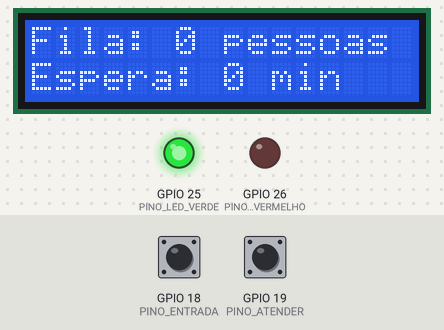
Simulated run of this sketch. Board: ESP32. Shown: 16×2 character LCD, output pins drawn as LEDs (lit = HIGH). The inputs (shaded band) are chosen by the test bench; at power-on: GPIO 18 (PINO_ENTRADA) HIGH, GPIO 19 (PINO_ATENDER) HIGH. WiFi joins after 1.5 s; servers stay silent unless stated; no MQTT or app messages arrive unless stated; what the sketch prints to the serial monitor is not drawn.

Above: at 1.5 s.
1.6 s: GPIO 18 (PINO_ENTRADA) pulled LOW for 0.15 s
At 2.5 s:
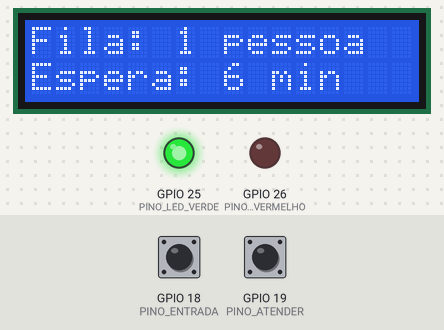
3.2 s: GPIO 18 (PINO_ENTRADA) pulled LOW for 1 s
At 4.7 s:
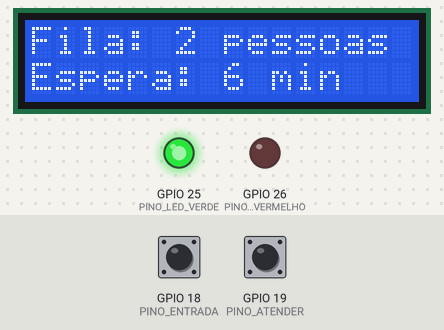
5.7 s: GPIO 19 (PINO_ATENDER) pulled LOW for 0.15 s
At 7.0 s:
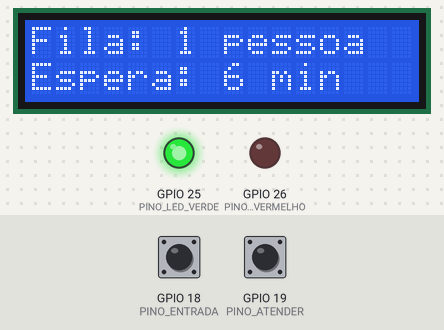
7.3 s: GPIO 19 (PINO_ATENDER) pulled LOW for 1 s
At 8.1 s:
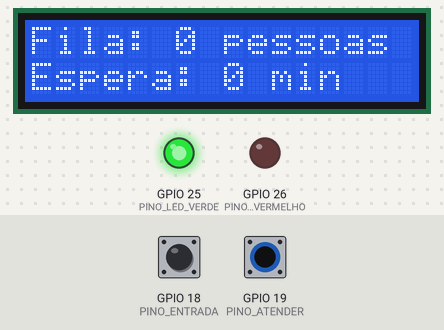
9.8 s: GPIO 18 (PINO_ENTRADA) pulled LOW for 3.2 s
At 10.2 s:
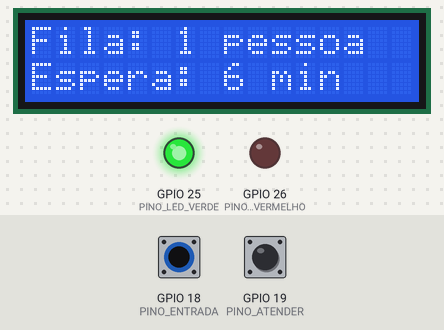
14.5 s: GPIO 19 (PINO_ATENDER) pulsed LOW 2 times (0.12 s each, 0.3 s apart)
At 15.9 s:
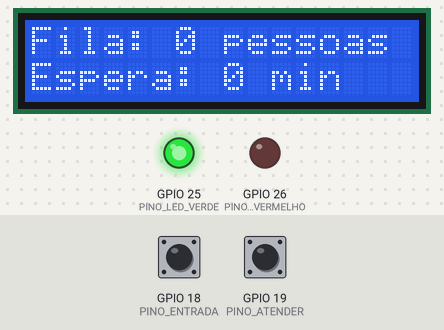
Timing chart, 0 to 17.5 s (numbered marks = the images above; inputs shaded):
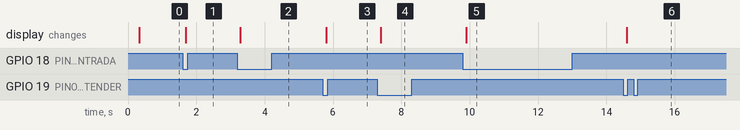

The sketch:

sketch.ino
```cpp
/*
  Ponto Vivo - Assistente Inteligente de Filas de Atendimento
  Arquitetura e Organizacao de Computadores - FIAP Global Solution 2026.2
  Lucas Barreto Santana - RM 573149 - 1CCPG

  O que o programa faz:
    - Botao ENTRADA soma uma pessoa a fila; botao ATENDER tira uma (nunca fica negativa).
    - Estima a espera com 1-NN (vizinho mais proximo) numa tabela de exemplos.
    - Mostra fila e espera no LCD 16x2 (I2C) e acende LED verde (fila curta)
      ou vermelho (fila longa).
    - A cada mudanca da fila, publica um JSON via MQTT pelo Wi-Fi.
    - Registra eventos, previsoes e estado da conexao no monitor serial.

  Os tempos da tabela sao ficticios (do enunciado) e nao representam
  servicos publicos reais.
*/

#include <WiFi.h>
#include <PubSubClient.h>
#include <Wire.h>
#include <LiquidCrystal_I2C.h>

// ============================================================
// 1. Configuracao (constantes: o compilador grava na Flash)
// ============================================================

// GPIO usados
const uint8_t PINO_ENTRADA  = 18;  // botao ENTRADA (liga no GND, usa pull-up interno)
const uint8_t PINO_ATENDER  = 19;  // botao ATENDER
const uint8_t PINO_LED_VERDE    = 25;
const uint8_t PINO_LED_VERMELHO = 26;
// I2C do LCD: SDA = GPIO 21, SCL = GPIO 22 (padrao do ESP32)

// Regras da fila
const uint8_t LIMIAR_FILA_LONGA = 7;    // 7 ou mais = fila longa (LED vermelho): espera estimada acima de 20 min
const uint8_t FILA_MAXIMA       = 99;   // limite para caber no display
const unsigned long DEBOUNCE_MS = 50;   // tempo para o sinal do botao estabilizar

// Rede (o Wokwi oferece a rede aberta "Wokwi-GUEST")
const char* WIFI_REDE   = "Wokwi-GUEST";
const char* WIFI_SENHA  = "";
const char* MQTT_BROKER = "broker.hivemq.com";
const uint16_t MQTT_PORTA = 1883;
const char* DISPOSITIVO = "fila01";
const char* TOPICO      = "fiap/gs2026/pontovivo/fila01";
const unsigned long INTERVALO_RECONEXAO_MS = 5000;

// Tabela de exemplos do 1-NN: pessoas na fila -> tempo observado (min).
// E const, entao fica na Flash junto com o codigo (somente leitura).
struct Exemplo {
  uint8_t pessoas;
  uint8_t minutos;
};

const Exemplo EXEMPLOS[] = {
  {0, 0}, {2, 6}, {4, 12}, {6, 18}, {8, 25}, {10, 32}
};
const uint8_t TOTAL_EXEMPLOS = sizeof(EXEMPLOS) / sizeof(EXEMPLOS[0]);
const uint8_t MAIOR_EXEMPLO  = 10;  // acima disso, a estimativa sai da faixa

// ============================================================
// 2. Estado do programa (variaveis globais: ficam na RAM)
// ============================================================

int fila = 0;  // pessoas aguardando; so muda por entrarNaFila() e atender()

struct Previsao {
  uint8_t minutos;      // tempo do exemplo escolhido
  uint8_t vizinho;      // quantidade de pessoas do exemplo escolhido
  uint8_t distancia;    // |fila - vizinho|
  bool empate;          // dois exemplos a mesma distancia
  bool foraDaFaixa;     // fila maior que o maior exemplo
};
Previsao previsao;

struct Botao {
  uint8_t pino;
  const char* nome;
  bool leituraAnterior;        // ultima leitura bruta do pino
  bool estadoEstavel;          // estado aceito depois do debounce
  unsigned long ultimaMudanca; // quando a leitura bruta mudou pela ultima vez
};
Botao botaoEntrada = {PINO_ENTRADA, "ENTRADA", HIGH, HIGH, 0};
Botao botaoAtender = {PINO_ATENDER, "ATENDER", HIGH, HIGH, 0};

LiquidCrystal_I2C lcd(0x27, 16, 2);  // endereco I2C 0x27, 16 colunas, 2 linhas
WiFiClient redeTcp;
PubSubClient mqtt(redeTcp);

bool wifiConectadoAntes = false;
bool envioPendente = true;              // publica o estado inicial quando conectar
unsigned long ultimaTentativaMqtt = 0;
unsigned long ultimaTrocaAviso = 0;
bool mostrandoAviso = false;            // alterna a 2a linha quando fora da faixa

// ============================================================
// 3. Entrada: leitura dos botoes com debounce
// ============================================================

// Devolve true uma unica vez por aperto. Com INPUT_PULLUP o pino fica em
// HIGH (3,3 V) solto e vai para LOW (0 V) quando o botao liga ao GND.
// O contato mecanico "quica" e gera varias transicoes em poucos ms; so
// aceitamos a mudanca depois que a leitura fica igual por DEBOUNCE_MS.
bool foiPressionado(Botao &botao) {
  bool leitura = digitalRead(botao.pino);
  unsigned long agora = millis();

  if (leitura != botao.leituraAnterior) {
    botao.leituraAnterior = leitura;
    botao.ultimaMudanca = agora;
  }

  if (agora - botao.ultimaMudanca >= DEBOUNCE_MS && leitura != botao.estadoEstavel) {
    botao.estadoEstavel = leitura;
    return leitura == LOW;  // conta so a borda de descida (aperto), nao a soltura
  }
  return false;
}

// ============================================================
// 4. IA introdutoria: 1-NN (vizinho mais proximo)
// ============================================================

// Percorre os exemplos e escolhe o de quantidade mais proxima da fila.
// Criterio de desempate: em distancias iguais, fica o exemplo de MAIOR
// tempo (estimativa pessimista). Para o cidadao, esperar menos que o
// previsto e melhor do que esperar mais.
Previsao preverEspera(int pessoas) {
  Previsao resultado = {0, 0, 255, false, false};

  for (uint8_t i = 0; i < TOTAL_EXEMPLOS; i++) {
    int distancia = abs(pessoas - EXEMPLOS[i].pessoas);

    if (distancia < resultado.distancia) {
      resultado.distancia = distancia;
      resultado.vizinho = EXEMPLOS[i].pessoas;
      resultado.minutos = EXEMPLOS[i].minutos;
      resultado.empate = false;
    } else if (distancia == resultado.distancia) {
      resultado.empate = true;
      if (EXEMPLOS[i].minutos > resultado.minutos) {
        resultado.vizinho = EXEMPLOS[i].pessoas;
        resultado.minutos = EXEMPLOS[i].minutos;
      }
    }
  }

  resultado.foraDaFaixa = pessoas > MAIOR_EXEMPLO;
  return resultado;
}

// ============================================================
// 5. Saida: LCD (I2C), LEDs e monitor serial
// ============================================================

void atualizarLeds() {
  bool filaLonga = fila >= LIMIAR_FILA_LONGA;
  digitalWrite(PINO_LED_VERDE, filaLonga ? LOW : HIGH);
  digitalWrite(PINO_LED_VERMELHO, filaLonga ? HIGH : LOW);
}

void escreverLinha(uint8_t linha, const char* texto) {
  char buffer[17];
  snprintf(buffer, sizeof(buffer), "%-16s", texto);  // completa com espacos
  lcd.setCursor(0, linha);
  lcd.print(buffer);
}

void atualizarDisplay() {
  char linha[17];
  snprintf(linha, sizeof(linha), "Fila: %d %s", fila, fila == 1 ? "pessoa" : "pessoas");
  escreverLinha(0, linha);

  if (previsao.foraDaFaixa && mostrandoAviso) {
    escreverLinha(1, "Fora da faixa!");
  } else if (previsao.foraDaFaixa) {
    snprintf(linha, sizeof(linha), "Espera: +%d min", previsao.minutos);
    escreverLinha(1, linha);
  } else {
    snprintf(linha, sizeof(linha), "Espera: %d min", previsao.minutos);
    escreverLinha(1, linha);
  }
}

void registrarPrevisao() {
  Serial.printf("[1-NN] fila=%d -> vizinho=%d pessoas (distancia %d) -> %d min\n",
                fila, previsao.vizinho, previsao.distancia, previsao.minutos);
  if (previsao.empate) {
    Serial.println("[1-NN] empate entre dois exemplos: escolhido o de maior tempo (pessimista)");
  }
  if (previsao.foraDaFaixa) {
    Serial.printf("[1-NN] AVISO: fila acima de %d pessoas, fora da faixa dos exemplos. "
                  "Espera real deve ser maior que %d min.\n", MAIOR_EXEMPLO, previsao.minutos);
  }
}

// ============================================================
// 6. Regras da fila
// ============================================================

// Chamada sempre que a fila muda: recalcula, mostra e agenda o envio.
void filaMudou(const char* evento) {
  previsao = preverEspera(fila);
  mostrandoAviso = false;
  ultimaTrocaAviso = millis();
  Serial.printf("[EVENTO] %s -> fila=%d\n", evento, fila);
  registrarPrevisao();
  atualizarDisplay();
  atualizarLeds();
  envioPendente = true;
}

void entrarNaFila() {
  if (fila >= FILA_MAXIMA) {
    Serial.println("[EVENTO] ENTRADA ignorada: fila no limite do display (99)");
    return;
  }
  fila++;
  filaMudou("ENTRADA");
}

void atender() {
  if (fila == 0) {
    Serial.println("[EVENTO] ATENDER ignorado: fila vazia (permanece em 0)");
    return;  // regra: a fila nunca fica negativa
  }
  fila--;
  filaMudou("ATENDER");
}

// ============================================================
// 7. Wi-Fi e MQTT (IoT)
// ============================================================

void verificarWifi() {
  bool conectado = WiFi.status() == WL_CONNECTED;
  if (conectado && !wifiConectadoAntes) {
    Serial.print("[WIFI] conectado, IP ");
    Serial.println(WiFi.localIP());
  } else if (!conectado && wifiConectadoAntes) {
    Serial.println("[WIFI] conexao perdida, tentando de novo...");
  }
  wifiConectadoAntes = conectado;
}

// Tenta conectar ao broker sem travar a fila: uma tentativa a cada 5 s.
void verificarMqtt() {
  if (WiFi.status() != WL_CONNECTED || mqtt.connected()) return;
  if (millis() - ultimaTentativaMqtt < INTERVALO_RECONEXAO_MS) return;
  ultimaTentativaMqtt = millis();

  char idCliente[32];
  snprintf(idCliente, sizeof(idCliente), "pontovivo-%06lx", (unsigned long)(ESP.getEfuseMac() & 0xFFFFFF));
  Serial.printf("[MQTT] conectando a %s...\n", MQTT_BROKER);
  if (mqtt.connect(idCliente)) {
    Serial.println("[MQTT] conectado");
    envioPendente = true;  // manda o estado atual logo apos conectar
  } else {
    Serial.printf("[MQTT] falhou (codigo %d), nova tentativa em 5 s\n", mqtt.state());
  }
}

void enviarEstado() {
  if (!envioPendente || !mqtt.connected()) return;

  char mensagem[128];
  snprintf(mensagem, sizeof(mensagem),
           "{\"dispositivo\":\"%s\",\"pessoas_na_fila\":%d,\"espera_min\":%d,\"fora_da_faixa\":%s}",
           DISPOSITIVO, fila, previsao.minutos, previsao.foraDaFaixa ? "true" : "false");

  // retain = true: quem assinar o topico depois recebe o ultimo estado
  if (mqtt.publish(TOPICO, mensagem, true)) {
    Serial.printf("[MQTT] enviado em %s: %s\n", TOPICO, mensagem);
    envioPendente = false;
  } else {
    Serial.println("[MQTT] falha ao publicar, tenta de novo no proximo ciclo");
  }
}

// ============================================================
// 8. Onde cada coisa esta na memoria (evidencia para o relatorio)
// ============================================================

void mostrarMapaDeMemoria() {
  Serial.println("------------------------------------------------");
  Serial.printf("[CPU]   %s, %d nucleos, %lu MHz\n",
                ESP.getChipModel(), ESP.getChipCores(), (unsigned long)ESP.getCpuFreqMHz());
  Serial.printf("[RAM]   variavel fila       em 0x%08lX\n", (unsigned long)(uintptr_t)&fila);
  Serial.printf("[RAM]   struct previsao     em 0x%08lX\n", (unsigned long)(uintptr_t)&previsao);
  Serial.printf("[FLASH] tabela EXEMPLOS     em 0x%08lX\n", (unsigned long)(uintptr_t)EXEMPLOS);
  Serial.printf("[FLASH] funcao preverEspera em 0x%08lX\n", (unsigned long)(uintptr_t)&preverEspera);
  Serial.printf("[RAM]   heap livre: %lu bytes\n", (unsigned long)ESP.getFreeHeap());
  Serial.println("------------------------------------------------");
}

// ============================================================
// 9. setup() e loop()
// ============================================================

void setup() {
  Serial.begin(115200);
  delay(200);
  Serial.println();
  Serial.println("Ponto Vivo - fila de atendimento (ESP32 + 1-NN + MQTT)");
  mostrarMapaDeMemoria();

  pinMode(PINO_ENTRADA, INPUT_PULLUP);
  pinMode(PINO_ATENDER, INPUT_PULLUP);
  pinMode(PINO_LED_VERDE, OUTPUT);
  pinMode(PINO_LED_VERMELHO, OUTPUT);

  Wire.begin(21, 22);  // SDA, SCL
  lcd.init();
  lcd.backlight();

  filaMudou("INICIO");  // teste 1: fila = 0 e espera = 0

  // Wi-Fi em segundo plano: a fila funciona mesmo antes de conectar
  Serial.printf("[WIFI] conectando a %s...\n", WIFI_REDE);
  WiFi.mode(WIFI_STA);
  WiFi.begin(WIFI_REDE, WIFI_SENHA, 6);  // canal 6 acelera a conexao no Wokwi
  mqtt.setServer(MQTT_BROKER, MQTT_PORTA);
}

void loop() {
  // Entrada
  if (foiPressionado(botaoEntrada)) entrarNaFila();
  if (foiPressionado(botaoAtender)) atender();

  // Fora da faixa: alterna a 2a linha entre a espera e o aviso a cada 2 s
  if (previsao.foraDaFaixa && millis() - ultimaTrocaAviso >= 2000) {
    mostrandoAviso = !mostrandoAviso;
    ultimaTrocaAviso = millis();
    atualizarDisplay();
  }

  // Comunicacao
  verificarWifi();
  verificarMqtt();
  mqtt.loop();
  enviarEstado();

  delay(5);  // pequena pausa; o debounce usa millis(), nao delay
}
```

Measured:
- after the input at 1.6 s, the display: changes after 0.10 s (image 1)
- after the input at 3.2 s, the display: changes after 0.09 s (image 2)
- after the input at 5.7 s, the display: changes after 0.10 s (image 3)
- after the input at 7.3 s, the display: changes after 0.10 s (image 4)
- after the input at 9.8 s, the display: changes after 0.10 s (image 5)
- after the input at 14.5 s, the display: changes after 0.10 s (image 6)
